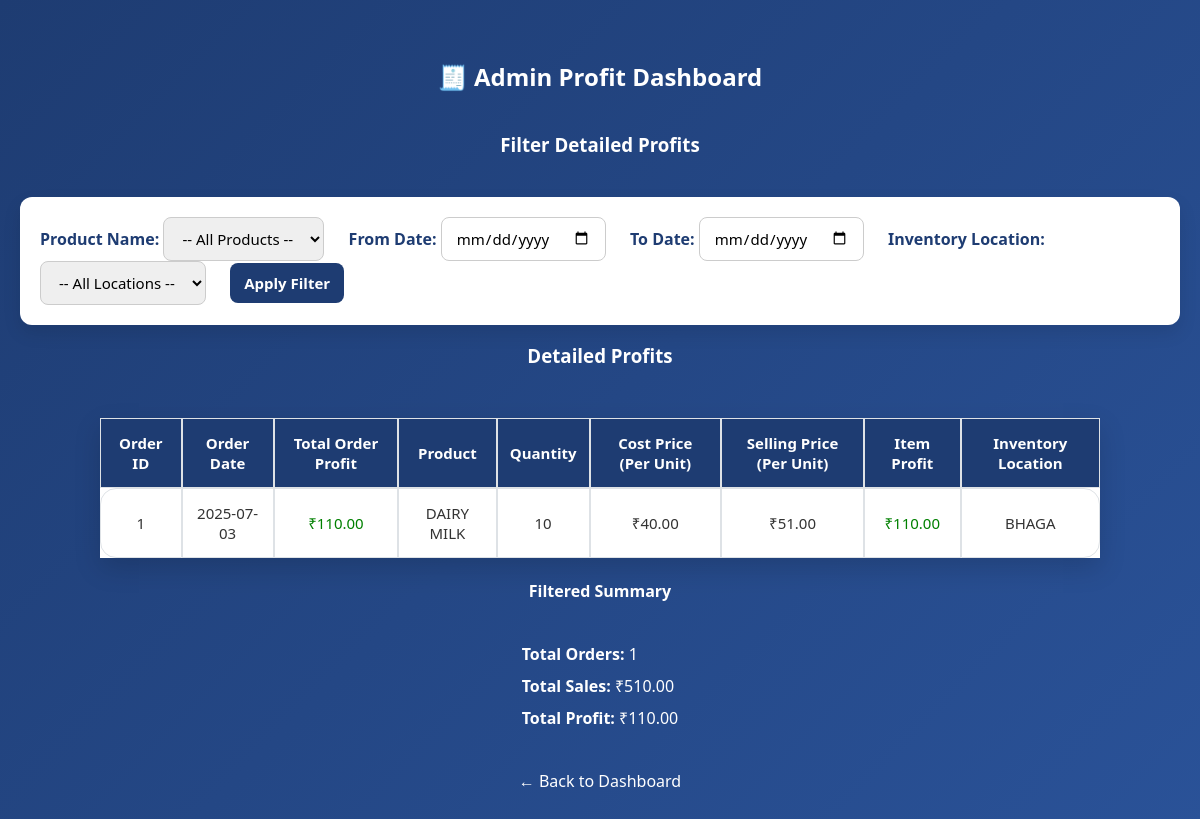
Page /sales/profit_dashboard.php (signed in) on the committed database.
### tables this page shows
CREATE TABLE `orders` (
  `id` int(11) NOT NULL,
  `customer_id` int(11) NOT NULL,
  `orderDate` date NOT NULL,
  `totalPrice` decimal(10,2) NOT NULL,
  `profit` decimal(10,2) DEFAULT NULL,
  `orderStatus` varchar(50) NOT NULL DEFAULT 'Pending',
  `paymentId` int(11) DEFAULT NULL,
  `transportationId` int(11) DEFAULT NULL
);

CREATE TABLE `products` (
  `id` int(11) NOT NULL,
  `name` varchar(255) NOT NULL,
  `category` varchar(255) DEFAULT NULL,
  `price` decimal(10,2) NOT NULL,
  `created_at` timestamp NOT NULL DEFAULT current_timestamp()
);

CREATE TABLE `ordered` (
  `order_id` int(11) NOT NULL,
  `inventory_id` int(11) NOT NULL,
  `product_id` int(11) NOT NULL,
  `supplier_id` int(11) NOT NULL,
  `costPriceAtSale` decimal(10,7) NOT NULL,
  `quantity` int(11) NOT NULL
);

CREATE TABLE `contains` (
  `inventory_id` int(11) NOT NULL,
  `product_id` int(11) NOT NULL,
  `supplier_id` int(11) NOT NULL,
  `costPrice` decimal(10,7) NOT NULL,
  `stockLevel` int(11) NOT NULL DEFAULT 0
);

CREATE TABLE `inventory` (
  `id` int(11) NOT NULL,
  `warehouseLocation` varchar(255) NOT NULL,
  `capacity` int(11) DEFAULT NULL,
  `created_at` timestamp NOT NULL DEFAULT current_timestamp()
);

### sales/profit_dashboard.php (the view, shortened to what this page needs)
<?php
include '../includes/db.php';
$from = $_GET['from'] ?? '';
$to = $_GET['to'] ?? '';
$conditions = ["o.orderStatus = 'Completed'"];
$whereClause = implode(" AND ", $conditions);
$sql_details = "
    SELECT
        o.id AS orderId,                     -- Corrected: o.id
        o.orderDate,
        o.profit AS totalOrderProfit,        -- Order's total profit
        p.name AS productName,
        od.quantity,
        c.costPrice,
        p.price AS sellingPrice,             -- Corrected: use p.price
        (p.price - c.costPrice) * od.quantity AS itemProfit, -- Calculate profit per item
        i.warehouseLocation
    FROM orders o
    JOIN ordered od ON o.id = od.order_id     -- Corrected: o.id = od.order_id
    JOIN products p ON od.product_id = p.id   -- Corrected: od.product_id = p.id
    JOIN contains c ON od.product_id = c.product_id -- Corrected: od.product_id = c.product_id
    JOIN inventory i ON c.inventory_id = i.id -- Corrected: c.inventory_id = i.id
    WHERE $whereClause
    ORDER BY o.orderDate DESC
";
$stmt_details = $conn->prepare($sql_details);
$stmt_details->execute();
$details_result = $stmt_details->get_result();
$sql_summary = "
    SELECT
        COUNT(DISTINCT o.id) AS totalOrders,   -- Count distinct orders
        SUM(o.totalPrice) AS totalSales,
        SUM(o.profit) AS totalProfit
    FROM orders o
    JOIN ordered od ON o.id = od.order_id
    JOIN products p ON od.product_id = p.id
    JOIN contains c ON od.product_id = c.product_id
    JOIN inventory i ON c.inventory_id = i.id
    WHERE $whereClause
";
$stmt_summary = $conn->prepare($sql_summary);
$stmt_summary->execute();
$filteredSummaryData = $stmt_summary->get_result()->fetch_assoc();
?>
<!DOCTYPE html>
<html lang="en">
<head>
    <link rel="stylesheet" href="../assets/tables.css">
</head>
<body>
<h2>🧾 Admin Profit Dashboard</h2>
<h3>Filter Detailed Profits</h3>
<form method="GET">
    <label>Product Name:
        <select name="product">
            <option value="">-- All Products --</option>
        </select>
    </label>
    <label>From Date:
        <input type="date" name="from" value="<?= htmlspecialchars($from) ?>">
    </label>
    <label>To Date:
        <input type="date" name="to" value="<?= htmlspecialchars($to) ?>">
    </label>
    <label>Inventory Location:
        <select name="location">
            <option value="">-- All Locations --</option>
        </select>
    </label>
    <button type="submit">Apply Filter</button>
</form>
<h3>Detailed Profits</h3>
<?php if ($details_result && mysqli_num_rows($details_result) > 0): ?>
    <table>
        <thead>
            <tr>
                <th>Order ID</th>
                <th>Order Date</th>
                <th>Total Order Profit</th>
                <th>Product</th>
                <th>Quantity</th>
                <th>Cost Price (Per Unit)</th>
                <th>Selling Price (Per Unit)</th>
                <th>Item Profit</th>
                <th>Inventory Location</th>
            </tr>
        </thead>
        <tbody>
            <?php while ($row = mysqli_fetch_assoc($details_result)) { ?>
            <tr>
                <td><?= htmlspecialchars($row['orderId']) ?></td>
                <td><?= htmlspecialchars($row['orderDate']) ?></td>
                <td style="color:green;">₹<?= number_format($row['totalOrderProfit'], 2) ?></td>
                <td><?= htmlspecialchars($row['productName']) ?></td>
                <td><?= htmlspecialchars($row['quantity']) ?></td>
                <td>₹<?= number_format($row['costPrice'], 2) ?></td>
                <td>₹<?= number_format($row['sellingPrice'], 2) ?></td>
                <td style="color:green;">₹<?= number_format($row['itemProfit'], 2) ?></td>
                <td><?= htmlspecialchars($row['warehouseLocation']) ?></td>
            </tr>
            <?php } ?>
        </tbody>
    </table>
<?php else: ?>
    <p>No detailed profit records found for the selected filters.</p>
<?php endif; ?>
<h4>Filtered Summary</h4>
<ul>
    <li><strong>Total Orders:</strong> <?= htmlspecialchars($filteredSummaryData['totalOrders'] ?? 0) ?></li>
    <li><strong>Total Sales:</strong> ₹<?= number_format($filteredSummaryData['totalSales'] ?? 0, 2) ?></li>
    <li><strong>Total Profit:</strong> ₹<?= number_format($filteredSummaryData['totalProfit'] ?? 0, 2) ?></li>
</ul>
<a href="../dashboard.php">← Back to Dashboard</a>
</body>
</html>

### assets/tables.css (style rules this page uses)
body { margin: 0; padding: 40px 20px; font-family: 'Segoe UI', Tahoma, Geneva, Verdana, sans-serif; background: linear-gradient(135deg, #1e3c72, #2a5298); min-height: 100vh; box-sizing: border-box; color: #333; display: flex; flex-direction: column; align-items: center; }
h2, h3, h4 { color: #ffffff; text-align: center; margin-bottom: 20px; }
table { width: 100%; max-width: 1000px; border-collapse: separate; border-spacing: 0; box-shadow: 0 10px 25px rgba(0, 0, 0, 0.15); margin-top: 30px; background-color: #ffffff; }
table tr:first-child td:first-child { border-top-left-radius: 16px; }
table tr:first-child td:last-child { border-top-right-radius: 16px; }
table tr:last-child td:first-child { border-bottom-left-radius: 16px; }
table tr:last-child td:last-child { border-bottom-right-radius: 16px; }
table th, table td { border: 1px solid #dee2e6; padding: 14px 12px; text-align: center; font-size: 15px; background-color: #ffffff; }
table th { background-color: #1e3c72; color: white; font-weight: 600; }
form { background-color: #ffffff; padding: 20px; border-radius: 12px; box-shadow: 0 8px 18px rgba(0, 0, 0, 0.1); margin-top: 20px; display: inline-block; }
label { font-weight: 600; margin-right: 10px; color: #1e3c72; }
input[type="date"], select, button { padding: 10px 14px; margin-right: 10px; border-radius: 8px; border: 1px solid #ccc; font-size: 15px; font-family: inherit; transition: border-color 0.3s ease; }
button { background-color: #1e3c72; color: white; border: none; font-weight: 600; cursor: pointer; transition: background-color 0.3s ease; }
a { margin-top: 20px; color: #ffffff; font-weight: 500; text-align: center; text-decoration: none; display: block; }
ul { list-style-type: none; padding: 0; }
ul li { padding: 5px 0; color: #ffffff; }

### rows in the picture
orders: id "1", orderDate "2025-07-03", profit "110.00", products.name "DAIRY MILK", ordered.quantity "10", contains.costPrice "40.00", products.price "51.00", itemProfit "110.00", inventory.warehouseLocation "BHAGA"

### other values in the picture
$filteredSummaryData['totalOrders'] "1"
$filteredSummaryData['totalSales'] "510.00"
$filteredSummaryData['totalProfit'] "110.00"
